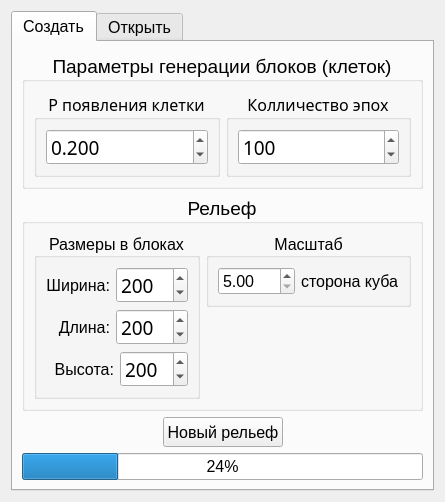
<?xml version="1.0" encoding="UTF-8"?>
<ui version="4.0">
 <class>optMapGeneratorWindow</class>
 <widget class="QWidget" name="optMapGeneratorWindow">
  <property name="geometry">
   <rect>
    <x>0</x>
    <y>0</y>
    <width>432</width>
    <height>454</height>
   </rect>
  </property>
  <property name="windowTitle">
   <string>Form</string>
  </property>
  <layout class="QVBoxLayout" name="verticalLayout">
   <item>
    <widget class="QTabWidget" name="tabWidget">
     <property name="font">
      <font>
       <pointsize>12</pointsize>
      </font>
     </property>
     <property name="currentIndex">
      <number>0</number>
     </property>
     <widget class="QWidget" name="tab">
      <attribute name="title">
       <string>Создать</string>
      </attribute>
      <layout class="QVBoxLayout" name="verticalLayout_7">
       <item>
        <spacer name="verticalSpacer_3">
         <property name="orientation">
          <enum>Qt::Vertical</enum>
         </property>
         <property name="sizeHint" stdset="0">
          <size>
           <width>20</width>
           <height>40</height>
          </size>
         </property>
        </spacer>
       </item>
       <item>
        <widget class="QGroupBox" name="geoGroupBox">
         <property name="font">
          <font>
           <pointsize>14</pointsize>
          </font>
         </property>
         <property name="title">
          <string>Параметры генерации блоков (клеток)</string>
         </property>
         <property name="alignment">
          <set>Qt::AlignCenter</set>
         </property>
         <layout class="QVBoxLayout" name="verticalLayout_6">
          <item>
           <layout class="QHBoxLayout" name="horizontalLayout_3">
            <item>
             <widget class="QGroupBox" name="pBuildBlockGroupBox">
              <property name="font">
               <font>
                <family>Adobe Arabic</family>
                <pointsize>12</pointsize>
               </font>
              </property>
              <property name="title">
               <string>Р появления клетки</string>
              </property>
              <property name="alignment">
               <set>Qt::AlignCenter</set>
              </property>
              <layout class="QVBoxLayout" name="verticalLayout_19">
               <item>
                <widget class="QDoubleSpinBox" name="pBuildBlockSpinBox">
                 <property name="font">
                  <font>
                   <family>Adobe Arabic</family>
                   <pointsize>14</pointsize>
                   <weight>50</weight>
                   <bold>false</bold>
                  </font>
                 </property>
                 <property name="decimals">
                  <number>3</number>
                 </property>
                 <property name="minimum">
                  <double>0.010000000000000</double>
                 </property>
                 <property name="maximum">
                  <double>0.990000000000000</double>
                 </property>
                 <property name="singleStep">
                  <double>0.001000000000000</double>
                 </property>
                 <property name="value">
                  <double>0.200000000000000</double>
                 </property>
                </widget>
               </item>
              </layout>
             </widget>
            </item>
            <item>
             <widget class="QGroupBox" name="countEpochsGroupBox">
              <property name="font">
               <font>
                <family>Adobe Arabic</family>
                <pointsize>12</pointsize>
               </font>
              </property>
              <property name="title">
               <string>Колличество эпох</string>
              </property>
              <property name="alignment">
               <set>Qt::AlignCenter</set>
              </property>
              <layout class="QVBoxLayout" name="verticalLayout_20">
               <item>
                <widget class="QSpinBox" name="countEpochsSpinBox">
                 <property name="font">
                  <font>
                   <family>Adobe Arabic</family>
                   <pointsize>14</pointsize>
                   <weight>50</weight>
                   <bold>false</bold>
                  </font>
                 </property>
                 <property name="minimum">
                  <number>1</number>
                 </property>
                 <property name="maximum">
                  <number>300</number>
                 </property>
                 <property name="value">
                  <number>100</number>
                 </property>
                </widget>
               </item>
              </layout>
             </widget>
            </item>
           </layout>
          </item>
         </layout>
        </widget>
       </item>
       <item>
        <widget class="QGroupBox" name="groupBox_2">
         <property name="font">
          <font>
           <pointsize>14</pointsize>
          </font>
         </property>
         <property name="title">
          <string>Рельеф</string>
         </property>
         <property name="alignment">
          <set>Qt::AlignCenter</set>
         </property>
         <layout class="QHBoxLayout" name="horizontalLayout_6">
          <item>
           <widget class="QGroupBox" name="mapGroupBox">
            <property name="font">
             <font>
              <pointsize>12</pointsize>
             </font>
            </property>
            <property name="title">
             <string>Размеры в блоках</string>
            </property>
            <property name="alignment">
             <set>Qt::AlignCenter</set>
            </property>
            <layout class="QVBoxLayout" name="verticalLayout_2">
             <item>
              <layout class="QHBoxLayout" name="horizontalLayout_2">
               <item>
                <widget class="QLabel" name="wMapLabel">
                 <property name="font">
                  <font>
                   <pointsize>12</pointsize>
                  </font>
                 </property>
                 <property name="text">
                  <string>Ширина:</string>
                 </property>
                 <property name="alignment">
                  <set>Qt::AlignRight|Qt::AlignTrailing|Qt::AlignVCenter</set>
                 </property>
                </widget>
               </item>
               <item>
                <widget class="QSpinBox" name="countWidBlocksSpinBox">
                 <property name="font">
                  <font>
                   <family>Adobe Arabic</family>
                   <pointsize>14</pointsize>
                   <weight>50</weight>
                   <bold>false</bold>
                  </font>
                 </property>
                 <property name="minimum">
                  <number>10</number>
                 </property>
                 <property name="maximum">
                  <number>2000</number>
                 </property>
                 <property name="value">
                  <number>200</number>
                 </property>
                </widget>
               </item>
              </layout>
             </item>
             <item>
              <layout class="QHBoxLayout" name="horizontalLayout_4">
               <item>
                <widget class="QLabel" name="lMapLabel">
                 <property name="font">
                  <font>
                   <pointsize>12</pointsize>
                  </font>
                 </property>
                 <property name="text">
                  <string>Длина:</string>
                 </property>
                 <property name="alignment">
                  <set>Qt::AlignRight|Qt::AlignTrailing|Qt::AlignVCenter</set>
                 </property>
                </widget>
               </item>
               <item>
                <widget class="QSpinBox" name="countLenBlocksSpinBox">
                 <property name="font">
                  <font>
                   <family>Adobe Arabic</family>
                   <pointsize>14</pointsize>
                   <weight>50</weight>
                   <bold>false</bold>
                  </font>
                 </property>
                 <property name="minimum">
                  <number>10</number>
                 </property>
                 <property name="maximum">
                  <number>2000</number>
                 </property>
                 <property name="value">
                  <number>200</number>
                 </property>
                </widget>
               </item>
              </layout>
             </item>
             <item>
              <layout class="QHBoxLayout" name="horizontalLayout_5">
               <item>
                <widget class="QLabel" name="hMapLabel">
                 <property name="font">
                  <font>
                   <pointsize>12</pointsize>
                  </font>
                 </property>
                 <property name="text">
                  <string>Высота:</string>
                 </property>
                 <property name="alignment">
                  <set>Qt::AlignRight|Qt::AlignTrailing|Qt::AlignVCenter</set>
                 </property>
                </widget>
               </item>
               <item>
                <widget class="QSpinBox" name="countHeiBlocksSpinBox">
                 <property name="font">
                  <font>
                   <family>Adobe Arabic</family>
                   <pointsize>14</pointsize>
                   <weight>50</weight>
                   <bold>false</bold>
                  </font>
                 </property>
                 <property name="minimum">
                  <number>10</number>
                 </property>
                 <property name="maximum">
                  <number>500</number>
                 </property>
                 <property name="value">
                  <number>200</number>
                 </property>
                </widget>
               </item>
              </layout>
             </item>
            </layout>
           </widget>
          </item>
          <item>
           <layout class="QVBoxLayout" name="verticalLayout_3">
            <item>
             <widget class="QGroupBox" name="groupBox">
              <property name="font">
               <font>
                <pointsize>12</pointsize>
               </font>
              </property>
              <property name="title">
               <string>Масштаб</string>
              </property>
              <property name="alignment">
               <set>Qt::AlignCenter</set>
              </property>
              <layout class="QHBoxLayout" name="horizontalLayout_7">
               <item>
                <widget class="QDoubleSpinBox" name="lenBlockSpinBox">
                 <property name="font">
                  <font>
                   <pointsize>12</pointsize>
                  </font>
                 </property>
                 <property name="minimum">
                  <double>5.000000000000000</double>
                 </property>
                 <property name="maximum">
                  <double>100.000000000000000</double>
                 </property>
                </widget>
               </item>
               <item>
                <widget class="QLabel" name="label">
                 <property name="font">
                  <font>
                   <pointsize>12</pointsize>
                  </font>
                 </property>
                 <property name="text">
                  <string>сторона куба</string>
                 </property>
                </widget>
               </item>
              </layout>
             </widget>
            </item>
            <item>
             <spacer name="verticalSpacer_2">
              <property name="orientation">
               <enum>Qt::Vertical</enum>
              </property>
              <property name="sizeHint" stdset="0">
               <size>
                <width>20</width>
                <height>40</height>
               </size>
              </property>
             </spacer>
            </item>
           </layout>
          </item>
         </layout>
        </widget>
       </item>
       <item>
        <layout class="QHBoxLayout" name="horizontalLayout_17">
         <item>
          <spacer name="horizontalSpacer_14">
           <property name="orientation">
            <enum>Qt::Horizontal</enum>
           </property>
           <property name="sizeHint" stdset="0">
            <size>
             <width>40</width>
             <height>20</height>
            </size>
           </property>
          </spacer>
         </item>
         <item>
          <widget class="QPushButton" name="generateNewGbutton">
           <property name="minimumSize">
            <size>
             <width>120</width>
             <height>30</height>
            </size>
           </property>
           <property name="font">
            <font>
             <pointsize>12</pointsize>
            </font>
           </property>
           <property name="text">
            <string>Новый рельеф</string>
           </property>
          </widget>
         </item>
         <item>
          <spacer name="horizontalSpacer_17">
           <property name="orientation">
            <enum>Qt::Horizontal</enum>
           </property>
           <property name="sizeHint" stdset="0">
            <size>
             <width>40</width>
             <height>20</height>
            </size>
           </property>
          </spacer>
         </item>
        </layout>
       </item>
       <item>
        <widget class="QProgressBar" name="buildProgressBar">
         <property name="value">
          <number>24</number>
         </property>
        </widget>
       </item>
       <item>
        <spacer name="verticalSpacer">
         <property name="orientation">
          <enum>Qt::Vertical</enum>
         </property>
         <property name="sizeHint" stdset="0">
          <size>
           <width>389</width>
           <height>8</height>
          </size>
         </property>
        </spacer>
       </item>
      </layout>
     </widget>
     <widget class="QWidget" name="tab_2">
      <attribute name="title">
       <string>Открыть</string>
      </attribute>
      <layout class="QVBoxLayout" name="verticalLayout_8">
       <item>
        <widget class="QGroupBox" name="groupBox_3">
         <property name="title">
          <string>Путь</string>
         </property>
         <layout class="QHBoxLayout" name="horizontalLayout_8">
          <item>
           <widget class="QLineEdit" name="dirMapLineEdit">
            <property name="font">
             <font>
              <pointsize>12</pointsize>
             </font>
            </property>
           </widget>
          </item>
         </layout>
        </widget>
       </item>
       <item>
        <layout class="QHBoxLayout" name="horizontalLayout_9">
         <item>
          <spacer name="horizontalSpacer_3">
           <property name="orientation">
            <enum>Qt::Horizontal</enum>
           </property>
           <property name="sizeHint" stdset="0">
            <size>
             <width>40</width>
             <height>20</height>
            </size>
           </property>
          </spacer>
         </item>
         <item>
          <layout class="QVBoxLayout" name="verticalLayout_4">
           <item>
            <widget class="QPushButton" name="openMapButton">
             <property name="font">
              <font>
               <pointsize>12</pointsize>
              </font>
             </property>
             <property name="text">
              <string>Открыть</string>
             </property>
            </widget>
           </item>
           <item>
            <spacer name="verticalSpacer_4">
             <property name="orientation">
              <enum>Qt::Vertical</enum>
             </property>
             <property name="sizeHint" stdset="0">
              <size>
               <width>20</width>
               <height>40</height>
              </size>
             </property>
            </spacer>
           </item>
          </layout>
         </item>
        </layout>
       </item>
      </layout>
      <zorder>groupBox_3</zorder>
      <zorder>horizontalSpacer_3</zorder>
      <zorder></zorder>
     </widget>
    </widget>
   </item>
  </layout>
 </widget>
 <resources/>
 <connections/>
</ui>
